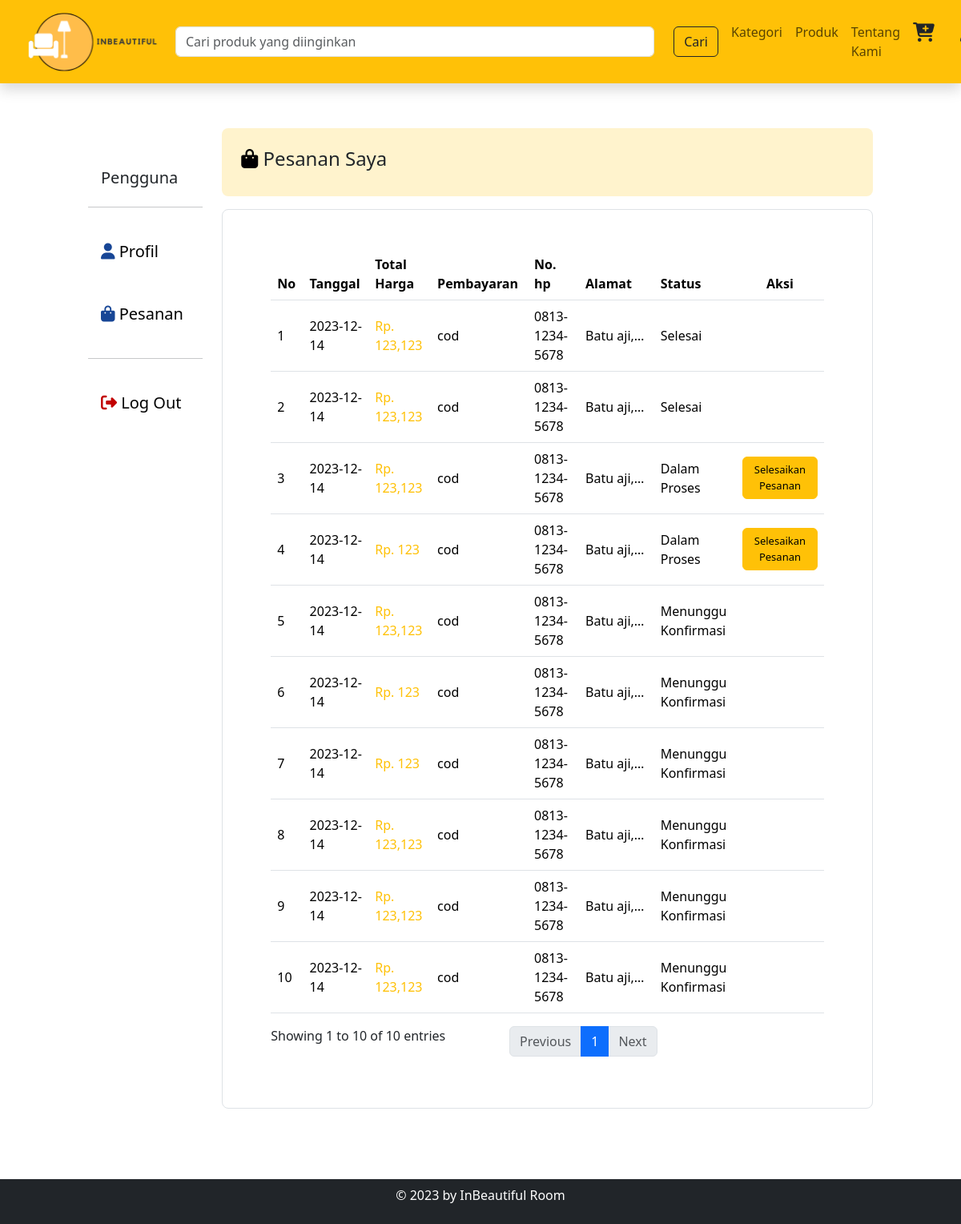
The app's page /pembeli/pesanan.php (signed in) with its own data.
### tables this page shows
CREATE TABLE `transaksi` (
  `id_transaksi` int(11) NOT NULL,
  `id` int(11) NOT NULL,
  `tanggal_transaksi` date NOT NULL,
  `total_harga` varchar(100) NOT NULL,
  `pembayaran` enum('cod') NOT NULL,
  `no_hp` varchar(100) NOT NULL,
  `alamat` varchar(100) NOT NULL,
  `status` enum('Menunggu Konfirmasi','Dalam Proses','Selesai') NOT NULL
);

### pembeli/pesanan.php (the view, shortened to what this page needs)
<?php
include("header_pembeli.php");
?>
<link rel="stylesheet" href="../assets/css/style_pesanan.css?v=1">
<div class="row p-5 mx-auto col-md-12 mt-3">
    <div class="mx-auto col-md-2" id="menu">
        <div class="mt-5 py-5">
            <div class="row">
                <div class="col my-auto">
                    <h4 class="ms-3 fs-5">Pengguna</h4>
                </div>
            </div>
            <hr>
            <ul class="nav flex-column">
                <li class="nav-item py-3">
                    <a class="nav-link fs-5" href="profil.php">
                        <i class="fa-solid fa-user" style="color: #174696;"></i> Profil
                    </a>
                </li>
                <li class="nav-item py-3">
                    <a class="nav-link fs-5" href="pesanan.php">
                        <i class="fa-solid fa-bag-shopping" style="color: #174696;"></i> Pesanan
                    </a>
                </li>
                <hr>
                <li class="nav-item py-3">
                    <a class="nav-link fs-5 keluar" href="../index/keluar.php">
                        <i class="fa-solid fa-right-from-bracket" style="color: #c20000;"></i> Log Out
                    </a>
                </li>
            </ul>
        </div>
    </div>
    <div class="mx-auto col-md-10 mt-5 box" id="pesanan">
        <div class="mt-5 mb-3 p-4 bg-warning-subtle rounded-3">
            <h4><i class="fa-solid fa-bag-shopping" style="color: #000000;"></i> Pesanan Saya</h4>
        </div>
        <div class="row p-5 mx-auto border rounded-3">
            <table id="tabel-produk" class="table table-hover">
                <thead>
                    <tr>
                        <th class="fs-6">No</th>
                        <th class="fs-6" style="width: 110px;">Tanggal</th>
                        <th class="fs-6">Total Harga</th>
                        <th class="fs-6">Pembayaran</th>
                        <th class="fs-6" style="width: 145px;">No. hp</th>
                        <th class="fs-6">Alamat</th>
                        <th class="fs-6">Status</th>
                        <th class="fs-6 text-center">Aksi</th>
                    </tr>
                </thead>
                <tbody>
                    <?php
                    $no = 1;
                    $transaksi = mysqli_query($koneksi, "SELECT * FROM transaksi WHERE id = $id_pengguna ORDER BY id_transaksi DESC");
                    while ($row = mysqli_fetch_array($transaksi)) {
                        ?>
                        <tr class="align-middle">
                            <td
                                onclick="location.href='detail_pesanan.php?id_transaksi=<?php echo $row['id_transaksi']; ?>'">
                                <?php echo $no++; ?>
                            </td>
                            <td
                                onclick="location.href='detail_pesanan.php?id_transaksi=<?php echo $row['id_transaksi']; ?>'">
                                <?php echo $row['tanggal_transaksi']; ?>
                            </td>
                            <td style="color: #ffc107; font-weight: 500;"
                                onclick="location.href='detail_pesanan.php?id_transaksi=<?php echo $row['id_transaksi']; ?>'">
                                Rp.
                                <?php echo number_format($row['total_harga']); ?>
                            </td>
                            <td
                                onclick="location.href='detail_pesanan.php?id_transaksi=<?php echo $row['id_transaksi']; ?>'">
                                <?php echo $row['pembayaran']; ?>
                            </td>
                            <td
                                onclick="location.href='detail_pesanan.php?id_transaksi=<?php echo $row['id_transaksi']; ?>'">
                                <?php echo $row['no_hp']; ?>
                            </td>
                            <td
                                onclick="location.href='detail_pesanan.php?id_transaksi=<?php echo $row['id_transaksi']; ?>'">
                                <span class="truncate">
                                    <?php echo $row['alamat']; ?>
                                </span></td>
                            <td
                                onclick="location.href='detail_pesanan.php?id_transaksi=<?php echo $row['id_transaksi']; ?>'">
                                <?php echo $row['status']; ?>
                            </td>
                            <td class="text-center ">
                                <?php
                                if ($row['status'] == 'Dalam Proses') {
                                    ?>
                                    <a class="btn btn-warning konfirmasi"
                                        href="fungsi/selesaikan_pesanan.php?id_transaksi=<?php echo $row['id_transaksi'] ?>">Selesaikan
                                        Pesanan</a>
                                    <?php
                                }
                                ?>
                            </td>
                        </tr>
                    <?php } ?>
                </tbody>
            </table>
        </div>
    </div>
</div>
<?php
include("footer_pembeli.php");
?>

### assets/css/style_pesanan.css (style rules this page uses)
body { min-height: 100vh; display: flex; flex-direction: column; font-size: normal; }
.fa-user { color: #212529; }
#pesanan { margin-top: 40px; }
#menu { margin-top: 50px; }
#menu ul li a { color: black; }
#menu ul li a:not(hover) { border-radius: 10px; }
.truncate { display: -webkit-box; -webkit-line-clamp: 1; -webkit-box-orient: vertical; overflow: hidden; }
.konfirmasi { font-size: small; }

### records on screen
transaksi: tanggal_transaksi "2023-12-14", total_harga "123,123", pembayaran "cod", no_hp "0813-1234-5678", alamat "Batu…", status "Selesai"
transaksi: tanggal_transaksi "2023-12-14", total_harga "123,123", pembayaran "cod", no_hp "0813-1234-5678", alamat "Batu…", status "Selesai"
transaksi: tanggal_transaksi "2023-12-14", total_harga "123,123", pembayaran "cod", no_hp "0813-1234-5678", alamat "Batu…", status "Dalam Proses"
transaksi: tanggal_transaksi "2023-12-14", total_harga "123", pembayaran "cod", no_hp "0813-1234-5678", alamat "Batu…", status "Dalam Proses"
transaksi: tanggal_transaksi "2023-12-14", total_harga "123,123", pembayaran "cod", no_hp "0813-1234-5678", alamat "Batu…", status "Menunggu Konfirmasi"
transaksi: tanggal_transaksi "2023-12-14", total_harga "123", pembayaran "cod", no_hp "0813-1234-5678", alamat "Batu…", status "Menunggu Konfirmasi"
transaksi: tanggal_transaksi "2023-12-14", total_harga "123", pembayaran "cod", no_hp "0813-1234-5678", alamat "Batu…", status "Menunggu Konfirmasi"
transaksi: tanggal_transaksi "2023-12-14", total_harga "123,123", pembayaran "cod", no_hp "0813-1234-5678", alamat "Batu…", status "Menunggu Konfirmasi"
transaksi: tanggal_transaksi "2023-12-14", total_harga "123,123", pembayaran "cod", no_hp "0813-1234-5678", alamat "Batu…", status "Menunggu Konfirmasi"
transaksi: tanggal_transaksi "2023-12-14", total_harga "123,123", pembayaran "cod", no_hp "0813-1234-5678", alamat "Batu…", status "Menunggu Konfirmasi"
